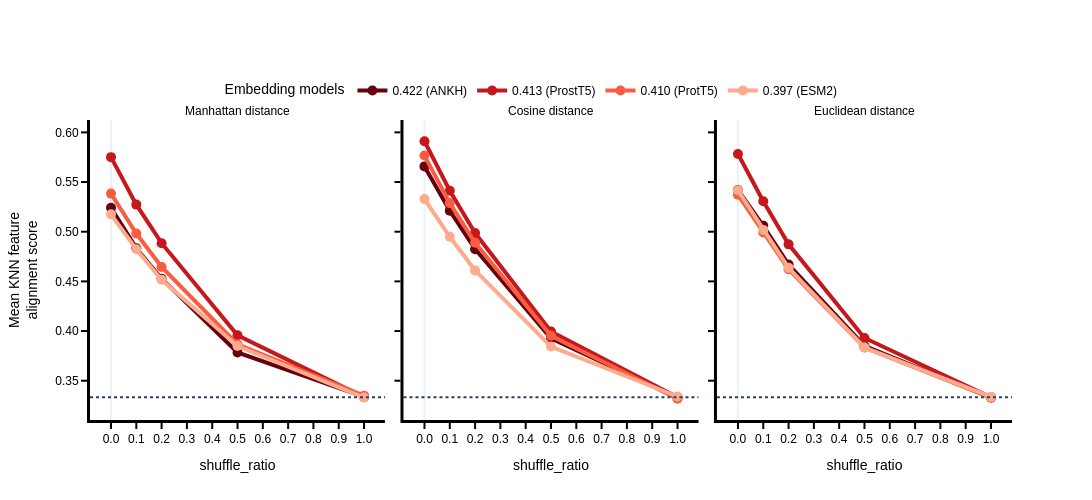

The notebook cell this image was saved under:
### Code cell
import pickle
import sys
import pandas as pd
import plotly.colors as pc
import plotly.express as px
sys.path.append('/home/unix/vkrhk/EmmaEmb/EmmaEmb/analysis')
from constants import IMG_OUTPUT_PATH, EMB_SPACES

# MLP results
mlp_performance_results = {}
for emb_space in EMB_SPACES:
    with open(f'{IMG_OUTPUT_PATH}/performance/train2-epochs=8/{emb_space[0]}_torch.pkl', 'rb') as f:
        mlp_performance_results[emb_space[0]] = pickle.load(f)

# kNN results
collected_results = []
for random_shuffle in [0, 0.1, 0.2, 0.5, 1.0]:
    for metric in ['cityblock','cosine', 'euclidean']:
        with open(f'{IMG_OUTPUT_PATH}/shuffle-dataset/{metric}/{random_shuffle}.pkl', 'rb') as f:
            performance_results = pickle.load(f)
            for emb_space in EMB_SPACES:
                emb_space_name = emb_space[0]
                kNN_score = performance_results[emb_space_name].mean()
                performance = float(mlp_performance_results[emb_space_name]['test_auprc'])
                legend_text = f'{performance:.3f} ({emb_space_name})'
                metric_description = 'Manhattan distance' if metric == 'cityblock' else f'{metric.capitalize()} distance'
                collected_results.append((random_shuffle, emb_space_name, kNN_score, metric_description , legend_text, performance))

df = pd.DataFrame(collected_results, columns=['shuffle_ratio', 'Embedding Space', 'kNN score', 'metric', 'Legend text', 'Performance'])


sorted_performance = df[['Performance', 'Legend text', 'Embedding Space']].drop_duplicates().sort_values('Performance', ascending=True)
sorted_performance_descending = df[['Performance', 'Legend text', 'Embedding Space']].drop_duplicates().sort_values('Performance', ascending=False)
n_bins = len(sorted_performance)
low, high = 0.3, 1.0
color_scale = pc.sample_colorscale(
        "Reds",
        [low + (high - low) * i / (n_bins - 1) for i in range(n_bins)],
        colortype='rgb'
        )
label_to_color ={}
for label, color in zip(sorted_performance['Legend text'].tolist(), color_scale):
    label_to_color[label] = color

# plot
fig = px.line(
    df,
    x="shuffle_ratio",
    y="kNN score",
    color="Legend text",
    color_discrete_map=label_to_color,
    facet_col="metric",
    markers=True,
    category_orders={"Legend text": sorted_performance_descending['Legend text'].tolist()}
)

y=0.33333

fig.add_hline(y=y, line_dash="dot",
              fillcolor='grey',
)
fig = plot_kNN_alignment_scores(fig)
fig.show()

### Figure 1 — Plotly figure (JSON) as saved in the notebook; plotly's stock layout.template omitted (floating-point values rounded to 4 significant figures)
{"data": [{"hovertemplate": "Legend text=0.422 (ANKH)<br>metric=Manhattan distance<br>shuffle_ratio=%{x}<br>kNN score=%{y}<extra></extra>", "legendgroup": "0.422 (ANKH)", "line": {"color": "rgb(103, 0, 13)", "dash": "solid", "width": 4}, "marker": {"size": 10, "symbol": "circle"}, "mode": "lines+markers", "name": "0.422 (ANKH)", "orientation": "v", "showlegend": true, "type": "scatter", "x": [0.0, 0.1, 0.2, 0.5, 1.0], "xaxis": "x", "y": [0.524, 0.4834, 0.4526, 0.3784, 0.3338], "yaxis": "y"}, {"hovertemplate": "Legend text=0.422 (ANKH)<br>metric=Cosine distance<br>shuffle_ratio=%{x}<br>kNN score=%{y}<extra></extra>", "legendgroup": "0.422 (ANKH)", "line": {"color": "rgb(103, 0, 13)", "dash": "solid", "width": 4}, "marker": {"size": 10, "symbol": "circle"}, "mode": "lines+markers", "name": "0.422 (ANKH)", "orientation": "v", "showlegend": false, "type": "scatter", "x": [0.0, 0.1, 0.2, 0.5, 1.0], "xaxis": "x2", "y": [0.5657, 0.5211, 0.4824, 0.3926, 0.3332], "yaxis": "y2"}, {"hovertemplate": "Legend text=0.422 (ANKH)<br>metric=Euclidean distance<br>shuffle_ratio=%{x}<br>kNN score=%{y}<extra></extra>", "legendgroup": "0.422 (ANKH)", "line": {"color": "rgb(103, 0, 13)", "dash": "solid", "width": 4}, "marker": {"size": 10, "symbol": "circle"}, "mode": "lines+markers", "name": "0.422 (ANKH)", "orientation": "v", "showlegend": false, "type": "scatter", "x": [0.0, 0.1, 0.2, 0.5, 1.0], "xaxis": "x3", "y": [0.542, 0.5059, 0.467, 0.385, 0.3331], "yaxis": "y3"}, {"hovertemplate": "Legend text=0.413 (ProstT5)<br>metric=Manhattan distance<br>shuffle_ratio=%{x}<br>kNN score=%{y}<extra></extra>", "legendgroup": "0.413 (ProstT5)", "line": {"color": "rgb(198, 23, 28)", "dash": "solid", "width": 4}, "marker": {"size": 10, "symbol": "circle"}, "mode": "lines+markers", "name": "0.413 (ProstT5)", "orientation": "v", "showlegend": true, "type": "scatter", "x": [0.0, 0.1, 0.2, 0.5, 1.0], "xaxis": "x", "y": [0.575, 0.5273, 0.4885, 0.3957, 0.3335], "yaxis": "y"}, {"hovertemplate": "Legend text=0.413 (ProstT5)<br>metric=Cosine distance<br>shuffle_ratio=%{x}<br>kNN score=%{y}<extra></extra>", "legendgroup": "0.413 (ProstT5)", "line": {"color": "rgb(198, 23, 28)", "dash": "solid", "width": 4}, "marker": {"size": 10, "symbol": "circle"}, "mode": "lines+markers", "name": "0.413 (ProstT5)", "orientation": "v", "showlegend": false, "type": "scatter", "x": [0.0, 0.1, 0.2, 0.5, 1.0], "xaxis": "x2", "y": [0.5911, 0.5413, 0.4986, 0.3996, 0.3333], "yaxis": "y2"}, {"hovertemplate": "Legend text=0.413 (ProstT5)<br>metric=Euclidean distance<br>shuffle_ratio=%{x}<br>kNN score=%{y}<extra></extra>", "legendgroup": "0.413 (ProstT5)", "line": {"color": "rgb(198, 23, 28)", "dash": "solid", "width": 4}, "marker": {"size": 10, "symbol": "circle"}, "mode": "lines+markers", "name": "0.413 (ProstT5)", "orientation": "v", "showlegend": false, "type": "scatter", "x": [0.0, 0.1, 0.2, 0.5, 1.0], "xaxis": "x3", "y": [0.5783, 0.5306, 0.4873, 0.393, 0.3332], "yaxis": "y3"}, {"hovertemplate": "Legend text=0.410 (ProtT5)<br>metric=Manhattan distance<br>shuffle_ratio=%{x}<br>kNN score=%{y}<extra></extra>", "legendgroup": "0.410 (ProtT5)", "line": {"color": "rgb(248, 93, 66)", "dash": "solid", "width": 4}, "marker": {"size": 10, "symbol": "circle"}, "mode": "lines+markers", "name": "0.410 (ProtT5)", "orientation": "v", "showlegend": true, "type": "scatter", "x": [0.0, 0.1, 0.2, 0.5, 1.0], "xaxis": "x", "y": [0.5384, 0.4981, 0.4645, 0.3866, 0.335], "yaxis": "y"}, {"hovertemplate": "Legend text=0.410 (ProtT5)<br>metric=Cosine distance<br>shuffle_ratio=%{x}<br>kNN score=%{y}<extra></extra>", "legendgroup": "0.410 (ProtT5)", "line": {"color": "rgb(248, 93, 66)", "dash": "solid", "width": 4}, "marker": {"size": 10, "symbol": "circle"}, "mode": "lines+markers", "name": "0.410 (ProtT5)", "orientation": "v", "showlegend": false, "type": "scatter", "x": [0.0, 0.1, 0.2, 0.5, 1.0], "xaxis": "x2", "y": [0.5766, 0.5288, 0.4889, 0.3952, 0.3318], "yaxis": "y2"}, {"hovertemplate": "Legend text=0.410 (ProtT5)<br>metric=Euclidean distance<br>shuffle_ratio=%{x}<br>kNN score=%{y}<extra></extra>", "legendgroup": "0.410 (ProtT5)", "line": {"color": "rgb(248, 93, 66)", "dash": "solid", "width": 4}, "marker": {"size": 10, "symbol": "circle"}, "mode": "lines+markers", "name": "0.410 (ProtT5)", "orientation": "v", "showlegend": false, "type": "scatter", "x": [0.0, 0.1, 0.2, 0.5, 1.0], "xaxis": "x3", "y": [0.5372, 0.4993, 0.4622, 0.3835, 0.333], "yaxis": "y3"}, {"hovertemplate": "Legend text=0.397 (ESM2)<br>metric=Manhattan distance<br>shuffle_ratio=%{x}<br>kNN score=%{y}<extra></extra>", "legendgroup": "0.397 (ESM2)", "line": {"color": "rgb(252, 171, 142)", "dash": "solid", "width": 4}, "marker": {"size": 10, "symbol": "circle"}, "mode": "lines+markers", "name": "0.397 (ESM2)", "orientation": "v", "showlegend": true, "type": "scatter", "x": [0.0, 0.1, 0.2, 0.5, 1.0], "xaxis": "x", "y": [0.5175, 0.4824, 0.4516, 0.3849, 0.333], "yaxis": "y"}, {"hovertemplate": "Legend text=0.397 (ESM2)<br>metric=Cosine distance<br>shuffle_ratio=%{x}<br>kNN score=%{y}<extra></extra>", "legendgroup": "0.397 (ESM2)", "line": {"color": "rgb(252, 171, 142)", "dash": "solid", "width": 4}, "marker": {"size": 10, "symbol": "circle"}, "mode": "lines+markers", "name": "0.397 (ESM2)", "orientation": "v", "showlegend": false, "type": "scatter", "x": [0.0, 0.1, 0.2, 0.5, 1.0], "xaxis": "x2", "y": [0.5328, 0.4949, 0.4609, 0.3844, 0.3341], "yaxis": "y2"}, {"hovertemplate": "Legend text=0.397 (ESM2)<br>metric=Euclidean distance<br>shuffle_ratio=%{x}<br>kNN score=%{y}<extra></extra>", "legendgroup": "0.397 (ESM2)", "line": {"color": "rgb(252, 171, 142)", "dash": "solid", "width": 4}, "marker": {"size": 10, "symbol": "circle"}, "mode": "lines+markers", "name": "0.397 (ESM2)", "orientation": "v", "showlegend": false, "type": "scatter", "x": [0.0, 0.1, 0.2, 0.5, 1.0], "xaxis": "x3", "y": [0.5417, 0.5018, 0.4636, 0.3834, 0.3336], "yaxis": "y3"}], "layout": {"annotations": [{"showarrow": false, "text": "Manhattan distance", "x": 0.16, "xanchor": "center", "xref": "paper", "y": 1, "yanchor": "bottom", "yref": "paper"}, {"showarrow": false, "text": "Cosine distance", "x": 0.5, "xanchor": "center", "xref": "paper", "y": 1, "yanchor": "bottom", "yref": "paper"}, {"showarrow": false, "text": "Euclidean distance", "x": 0.84, "xanchor": "center", "xref": "paper", "y": 1, "yanchor": "bottom", "yref": "paper"}], "font": {"color": "black", "family": "Arial", "size": 12}, "height": 500, "legend": {"orientation": "h", "title": {"text": "Embedding models"}, "tracegroupgap": 0, "x": 0.48, "xanchor": "center", "y": 1.05, "yanchor": "bottom"}, "margin": {"t": 120}, "shapes": [{"fillcolor": "grey", "line": {"dash": "dot"}, "type": "line", "x0": 0, "x1": 1, "xref": "x domain", "y0": 0.3333, "y1": 0.3333, "yref": "y"}, {"fillcolor": "grey", "line": {"dash": "dot"}, "type": "line", "x0": 0, "x1": 1, "xref": "x2 domain", "y0": 0.3333, "y1": 0.3333, "yref": "y2"}, {"fillcolor": "grey", "line": {"dash": "dot"}, "type": "line", "x0": 0, "x1": 1, "xref": "x3 domain", "y0": 0.3333, "y1": 0.3333, "yref": "y3"}], "title": {"x": 0, "xanchor": "left"}, "width": 1200, "xaxis": {"anchor": "y", "domain": [0, 0.32], "dtick": 0.1, "linecolor": "black", "linewidth": 3, "showgrid": false, "tickcolor": "black", "tickformat": ".1f", "ticklen": 6, "ticks": "outside", "tickwidth": 2, "title": {"text": "shuffle_ratio"}}, "xaxis2": {"anchor": "y2", "domain": [0.34, 0.66], "dtick": 0.1, "linecolor": "black", "linewidth": 3, "matches": "x", "showgrid": false, "tickcolor": "black", "tickformat": ".1f", "ticklen": 6, "ticks": "outside", "tickwidth": 2, "title": {"text": "shuffle_ratio"}}, "xaxis3": {"anchor": "y3", "domain": [0.68, 1.0], "dtick": 0.1, "linecolor": "black", "linewidth": 3, "matches": "x", "showgrid": false, "tickcolor": "black", "tickformat": ".1f", "ticklen": 6, "ticks": "outside", "tickwidth": 2, "title": {"text": "shuffle_ratio"}}, "yaxis": {"anchor": "x", "domain": [0, 1], "dtick": 0.05, "linecolor": "black", "linewidth": 3, "showgrid": false, "tickcolor": "black", "tickformat": ".2f", "ticklen": 6, "ticks": "outside", "tickwidth": 2, "title": {"text": "Mean KNN feature<br>alignment score"}}, "yaxis2": {"anchor": "x2", "domain": [0, 1], "dtick": 0.05, "linecolor": "black", "linewidth": 3, "matches": "y", "showgrid": false, "showticklabels": false, "tickcolor": "black", "tickformat": ".2f", "ticklen": 6, "ticks": "outside", "tickwidth": 2}, "yaxis3": {"anchor": "x3", "domain": [0, 1], "dtick": 0.05, "linecolor": "black", "linewidth": 3, "matches": "y", "showgrid": false, "showticklabels": false, "tickcolor": "black", "tickformat": ".2f", "ticklen": 6, "ticks": "outside", "tickwidth": 2}}}
